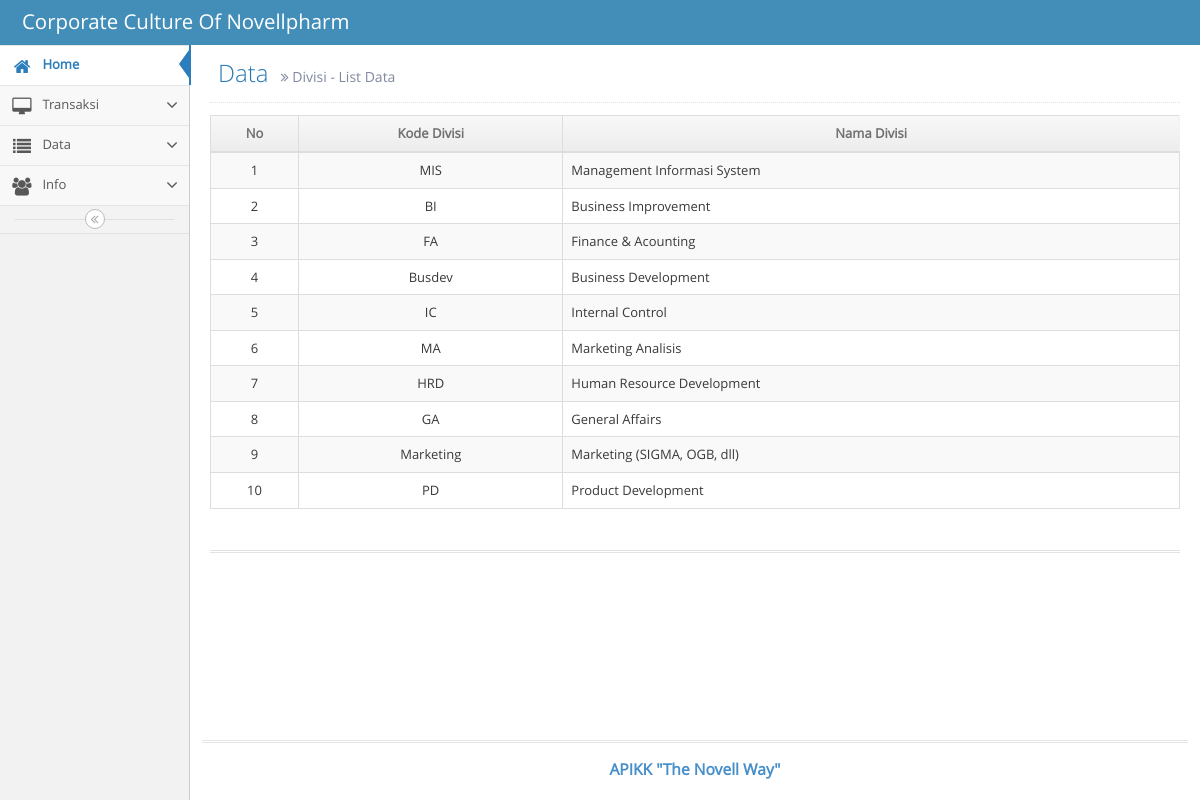
Page /index.php/divisi on the committed database.
### tables this page shows
CREATE TABLE `divisi` (
  `idDivisi` int(10) NOT NULL AUTO_INCREMENT,
  `vnamadivisi` varchar(30) DEFAULT NULL,
  `tketerangan` text,
  PRIMARY KEY (`idDivisi`)
);

### application/libraries/Template.php (called while the page is built)
<?php if ( ! defined('BASEPATH')) exit('No direct script access allowed');
class template {
		var $template_data = array();
		function set($name, $value)
		{
			$this->template_data[$name] = $value;
		}
		function load($template = '', $view = '' , $view_data = array(), $return = FALSE)
		{
			$this->CI =& get_instance();
			$this->set('contents', $this->CI->load->view($view, $view_data, TRUE));
			return $this->CI->load->view($template, $this->template_data, $return);
		}
}

### application/controllers/Divisi.php (called while the page is built, shortened)
<?php
class Divisi extends CI_Controller {
	public function index()
	{
		$data = array();
		$sql = "SELECT * FROM `divisi`";
		$data['result'] = $this->db->query($sql)->result_array();
		$data['result_n'] = $this->db->query($sql)->num_rows();
		$this->template->load('template_wp','divisi/divisi_view', $data);
	}
}

### index.php (called while the page is built, shortened)
<?php
require_once BASEPATH.'core/CodeIgniter.php';

### application/views/divisi/divisi_view.php (the view, shortened to what this page needs)
<div class="page-content">
	<div class="row">
		<div class="col-xs-12">
			<div class="clearfix">
        <div class="page-header">
					<h1>
						Data
						<small>
							<i class="ace-icon fa fa-angle-double-right"></i>
							Divisi - List Data
						</small>
					</h1>
				</div>
			</div>
			<div>
        <table class="table table-striped table-bordered table-hover" width="90%">
          <thead>
            <tr>
              <th width="5%" class="center">No</th>
              <th width="15%" class="center">Kode Divisi</th>
              <th width="35%" class="center">Nama Divisi</th>
            </tr>
          </thead>
          <tbody>
            <?php
              $i = 1;
              foreach ($result as $r) {
                ?>
                <tr>
                  <td class="center"><?php echo $i ?></td>
                  <td class="center"><?php echo $r['vnamadivisi'] ?></td>
                  <td><?php echo $r['tketerangan'] ?></td>
                </tr>
                <?php
                $i++;
              }
            ?>
          </tbody>
        </table>
        <br>
			</div>
			<div class="hr hr2 hr-double"></div>
		</div>
	</div>
</div>

### application/views/template_wp.php (shortened to what this page needs)
<!DOCTYPE html>
<html lang="en">
	<head>
    <?php $this->view('css_template'); ?>
	</head>
	<body class="no-skin">
		<div id="navbar" class="navbar navbar-default          ace-save-state">
			<div class="navbar-container ace-save-state" id="navbar-container">
				<div class="navbar-header pull-left">
					<a href="index.html" class="navbar-brand">
						<small>
							Corporate Culture Of Novellpharm
						</small>
					</a>
				</div>
			</div>
		</div>
		<div class="main-container ace-save-state" id="main-container">
			<div id="sidebar" class="sidebar                  responsive                    ace-save-state">
				<?php $this->view('menu_template'); ?>
				<div class="sidebar-toggle sidebar-collapse" id="sidebar-collapse">
					<i id="sidebar-toggle-icon" class="ace-icon fa fa-angle-double-left ace-save-state" data-icon1="ace-icon fa fa-angle-double-left" data-icon2="ace-icon fa fa-angle-double-right"></i>
				</div>
			</div>
			<div class="main-content">
				<div class="main-content-inner">
          <?php echo $contents ;?>
        </div>
			</div>
			<div class="footer">
				<div class="footer-inner">
					<div class="footer-content">
						<span class="bigger-120">
							<span class="blue bolder">APIKK "The Novell Way"</span>
						</span>
					</div>
				</div>
			</div>
		</div>
	</body>
</html>

### application/views/css_template.php (shortened to what this page needs)
<link rel="stylesheet" href="<?php echo base_url() ?>/assets/css/bootstrap.min.css" />
<link rel="stylesheet" href="<?php echo base_url() ?>/assets/font-awesome/4.5.0/css/font-awesome.min.css" />
<link rel="stylesheet" href="<?php echo base_url() ?>/assets/css/ace.min.css" class="ace-main-stylesheet" id="main-ace-style" />
<link rel="stylesheet" href="<?php echo base_url() ?>/assets/css/ace-skins.min.css" />
<link rel="stylesheet" href="<?php echo base_url() ?>/assets/css/ace-rtl.min.css" />

### application/views/menu_template.php (shortened to what this page needs)
<ul class="nav nav-list">
					<li class="active">
						<a href="<?php echo base_url()?>">
							<i class="menu-icon fa fa-home"></i>
							<span class="menu-text"> Home </span>
						</a>
					</li>
					<li class="">
						<a href="#" class="dropdown-toggle">
							<i class="menu-icon fa fa-desktop"></i>
							<span class="menu-text">
								Transaksi
							</span>
							<b class="arrow fa fa-angle-down"></b>
						</a>
					</li>
					<li class="">
						<a href="#" class="dropdown-toggle">
							<i class="menu-icon fa fa-list"></i>
							<span class="menu-text"> Data </span>
							<b class="arrow fa fa-angle-down"></b>
						</a>
					</li>
					<li class="">
						<a href="#" class="dropdown-toggle">
							<i class="menu-icon fa fa-users"></i>
							<span class="menu-text"> Info </span>
							<b class="arrow fa fa-angle-down"></b>
						</a>
					</li>
				</ul>

### rows in the picture
divisi: vnamadivisi "MIS", tketerangan "Management Informasi System"
divisi: vnamadivisi "BI", tketerangan "Business Improvement"
divisi: vnamadivisi "FA", tketerangan "Finance & Acounting"
divisi: vnamadivisi "Busdev", tketerangan "Business Development"
divisi: vnamadivisi "IC", tketerangan "Internal Control"
divisi: vnamadivisi "MA", tketerangan "Marketing Analisis"
divisi: vnamadivisi "HRD", tketerangan "Human Resource Development"
divisi: vnamadivisi "GA", tketerangan "General Affairs"
divisi: vnamadivisi "Marketing", tketerangan "Marketing (SIGMA, OGB, dll)"
divisi: vnamadivisi "PD", tketerangan "Product Development"
